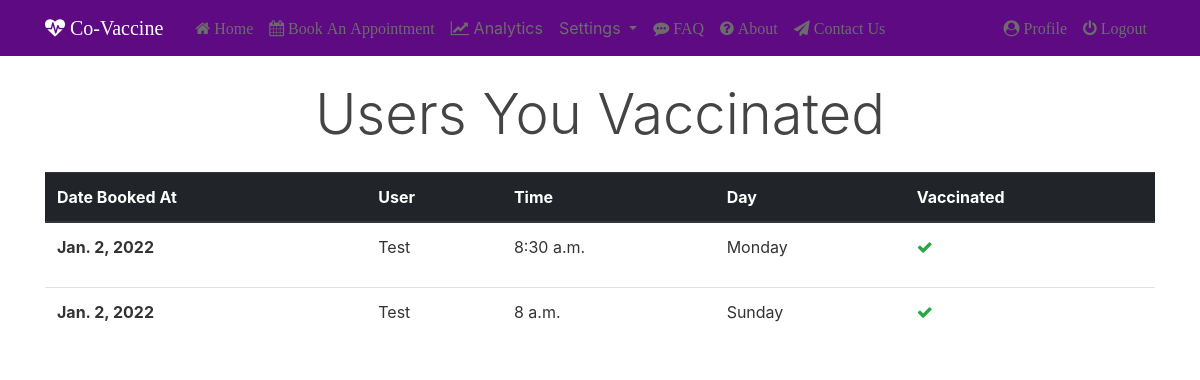
The page /appointment/vaccinated_users/ (signed in) on the database its author committed.
### appointments/models.py (models this page shows, shortened)
class Appointment(models.Model):
    user = models.ForeignKey(User, on_delete=models.CASCADE, related_name="appointments")
    time =  models.TimeField(auto_now=False, auto_now_add=False)
    day = models.IntegerField(choices=WEEK_DAYS, null=True, default=None)
    status = models.BooleanField(default=False)
    date_created = models.DateTimeField(auto_now_add=True)
    vaccinated_by = models.ForeignKey(User, on_delete=models.CASCADE, related_name="vaccinated_appointments", null=True, default=None)
    vaccinated_date = models.DateTimeField(auto_now_add=False, null=True, default=None)

### users/decorators.py (the view)
        def wrapper_function(request, *args, **kwargs):
            group = None
            if request.user.groups.exists():
                groups = request.user.groups.all()
                for group in groups:
                    if group.name in allowed_roles:
                        return view_function(request, *args, **kwargs)
            return HttpResponseForbidden()

### appointments/templatetags/custom_tags.py (called while the page is built)
@register.filter(name='has_group')
def has_group(user, group_name):
    return user.groups.filter(name=group_name).exists()

### appointments/views.py (called while the page is built)
@allowed_users(allowed_roles=['doctor'])
def vaccinated_users(request):
    return render(request, 'appointments/users-vaccinated.html')

### templates/appointments/users-vaccinated.html
{% extends "base.html" %}
{% load custom_tags %}
{% block footer %}
    <section class="container">
        <h1 class="display-4 text-center mb-4">Users You Vaccinated</h1>
        <div class="row" style="max-height: 80vh; overflow-y: scroll;">
            <div class="col">
                <table class="table">
                    <thead class="thead-dark">
                    <tr>
                        <th scope="col">Date Booked At</th>
                        <th scope="col">User</th>
                        <th scope="col">Time</th>
                        <th scope="col">Day</th>
                        <th scope="col">Vaccinated</th>
                    </tr>
                    </thead>
                    <tbody>
                        {% for appointment in user.vaccinated_appointments.all %}
                        <tr>
                            <th scope="row">{{appointment.date_created.date}}</th>
                            <td>
                                <p>{{appointment.user.username|title}}</p>
                            </td>
                            <td>
                                <p>{{appointment.time}}</p>
                            </td>
                            <td>
                                <p>{{appointment.get_day_display}}</p>
                            </td>
                            <td>
                                {% if appointment.status %}
                                    <i class="fa fa-check text-success" aria-hidden="true"></i>
                                {% else %}
                                    <i class="fa fa-times text-danger" aria-hidden="true"></i>
                                {% endif %}
                            </td>
                        </tr>
                        {% endfor %}
                    </tbody>
                </table>
            </div>
        </div>
    </section>
{% endblock %}

### authentication/static/authentication/main.css (style rules this page uses)
body { background: #ffffff; color: #333333; margin-top: 5rem; }
h1, h2, h3, h4, h5, h6 { color: #444444; }

### templates/base.html (style rules this page uses)
body { background-image: url("https://i.ibb.co/K92XG0b/imageedit-1-4863776685.png"); }

### rows shown on the page
Appointment: date_created "Jan. 2, 2022", user.username "Test", time "8:30 a.m.", day "Monday", status True (drawn)
Appointment: date_created "Jan. 2, 2022", user.username "Test", time "8 a.m.", day "Sunday", status True (drawn)
